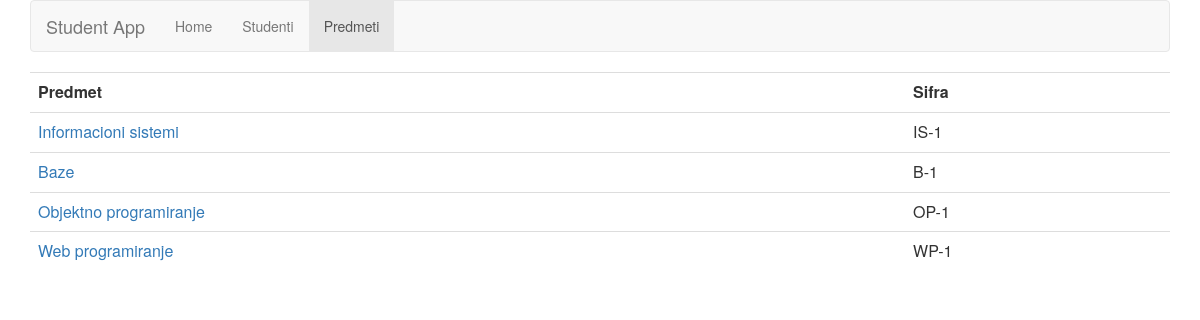
Screenshot of /student/predmeti with the database file from the repository.
### student/models.py (models this page shows, shortened)
class Predmet(models.Model):
    nazivPredmeta=models.CharField(max_length=50, verbose_name='Naziv predmeta')
    sifra=models.CharField(max_length=4)
    studenti=models.ManyToManyField(Student, through='Ocena')
    def __str__(self):
        return self.nazivPredmeta

### student/views.py (the view)
class ViewPredmeti(generic.ListView):
    template_name='predmeti.html'
    context_object_name='lista_predmeta'
    def get_queryset(self):
        return Predmet.objects.all()

### student/templates/predmeti.html (shortened to what this page needs)
{% load staticfiles %}
<link rel="stylesheet" type="text/css" href="{% static 'style.css' %}" />
<link rel="stylesheet" href="http://maxcdn.bootstrapcdn.com/bootstrap/3.3.6/css/bootstrap.min.css">
<div class="container">
<nav class="navbar navbar-default">
  <div class="container-fluid">
    <div class="navbar-header">
      <a class="navbar-brand" href="#">Student App</a>
    </div>
    <ul class="nav navbar-nav">
      <li><a href="{% url 'index'%}">Home</a></li>
      <li><a href="{% url 'studenti'%}">Studenti</a></li>
      <li class="active"><a href="{% url 'predmeti'%}">Predmeti</a></li>
    </ul>
  </div>
</nav>
<div>
{% if lista_predmeta %}
	<table class="table">
		<tr>
			<th>Predmet</th>
			<th>Sifra</th>
		</tr>
		{% for predmet in lista_predmeta %}
		<tr>
			<td><a href="/student/detailPredmet{{predmet.id}}">{{predmet}}</a></td>
			<td>{{predmet.sifra}}</td>
		</tr>
		{% endfor %}
		</table>
{% else %}
<p> Nema predmeta </p>
{% endif %}
</div>
</div>

### student/static/style.css (style rules this page uses)
li a { color: red; }

### rows the page displays
Predmet: nazivPredmeta "Informacioni sistemi", sifra "IS-1"
Predmet: nazivPredmeta "Baze", sifra "B-1"
Predmet: nazivPredmeta "Objektno programiranje", sifra "OP-1"
Predmet: nazivPredmeta "Web programiranje", sifra "WP-1"
